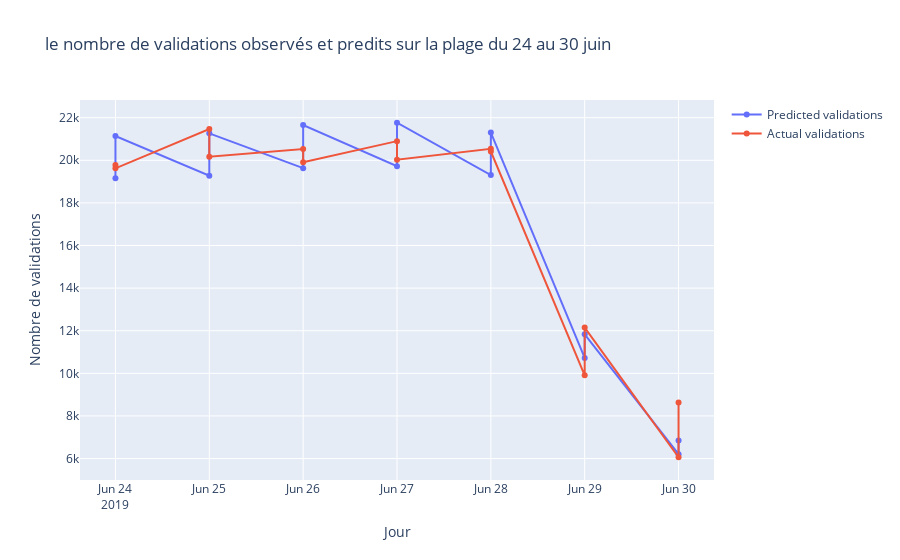

The code cell stored with this chart in its notebook:
### Markdown cell above
## Visualisation selon les validations observées et prédites

### Code cell
fig = go.Figure()

fig.add_trace(go.Scatter(x = test_dates.JOUR.values, y = test_dates.Predicted_NB_VALD.values,
                    mode='lines+markers',
                    name='Predicted validations'))
fig.add_trace(go.Scatter(x = test_dates.JOUR.values, y = test_dates.NB_VALD.values,
                    mode='lines+markers',
                    name='Actual validations'))

fig.update_layout(
    title="le nombre de validations observés et predits sur la plage du 24 au 30 juin",
    xaxis_title="Jour",
    yaxis_title="Nombre de validations",
)

fig.show()

### Figure 1 — Plotly figure (JSON) as saved in the notebook; plotly's stock layout.template omitted (floating-point values rounded to 4 significant figures)
{"data": [{"mode": "lines+markers", "name": "Predicted validations", "type": "scatter", "x": ["2019-06-24", "2019-06-24", "2019-06-25", "2019-06-25", "2019-06-26", "2019-06-26", "2019-06-27", "2019-06-27", "2019-06-28", "2019-06-28", "2019-06-29", "2019-06-29", "2019-06-30", "2019-06-30"], "y": [19158, 21136, 19276, 21266, 19631, 21658, 19725, 21762, 19309, 21303, 10725, 11832, 6205, 6845]}, {"mode": "lines+markers", "name": "Actual validations", "type": "scatter", "x": ["2019-06-24", "2019-06-24", "2019-06-25", "2019-06-25", "2019-06-26", "2019-06-26", "2019-06-27", "2019-06-27", "2019-06-28", "2019-06-28", "2019-06-29", "2019-06-29", "2019-06-30", "2019-06-30"], "y": [19779, 19622, 21470, 20171, 20526, 19905, 20899, 20030, 20536, 20413, 9910, 12147, 6062, 8629]}], "layout": {"title": {"text": "le nombre de validations observés et predits sur la plage du 24 au 30 juin"}, "xaxis": {"title": {"text": "Jour"}}, "yaxis": {"title": {"text": "Nombre de validations"}}}}
